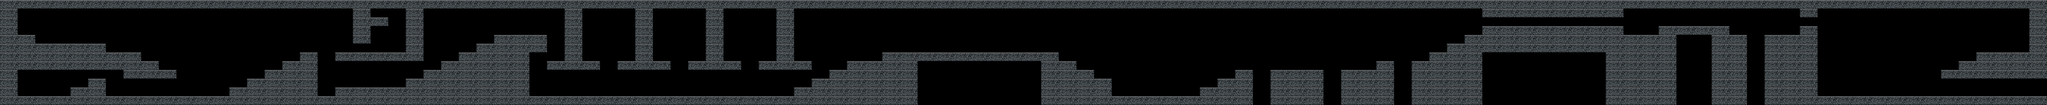

This is a level from a 2D game, rendered from its Tiled map with the project's own tilesets. A one-line summary and the complete map file follow:
An orthogonal 116x12 tile map with 200x100 px tiles, 1 tile layer (Слой тайлов 1), 2 tilesets.

<map version="1.5" tiledversion="1.7.2" orientation="orthogonal" renderorder="right-down" width="116" height="12" tilewidth="200" tileheight="100" infinite="0" nextlayerid="2" nextobjectid="1">
 <tileset firstgid="1" source="platform.tsx" />
 <tileset firstgid="2" source="platform_right.tsx" />
 <layer id="1" name="Слой тайлов 1" width="116" height="12">
  <data encoding="csv">
1,1,1,1,1,1,1,1,1,1,1,1,1,1,1,1,1,1,1,1,1,1,1,1,1,1,1,1,1,1,1,1,1,1,1,1,1,1,1,1,1,1,1,1,1,1,1,1,1,1,1,1,1,1,1,1,1,1,1,1,1,1,1,1,1,1,1,1,1,1,1,1,1,1,1,1,1,1,1,1,1,1,1,1,1,1,1,1,1,1,1,1,1,1,1,1,1,1,1,1,1,1,1,1,1,1,1,1,1,1,1,1,1,1,1,1,
1,0,0,0,0,0,0,0,0,0,0,0,0,0,0,0,0,0,0,0,1,0,0,1,0,0,0,0,0,0,0,0,1,0,0,0,1,0,0,0,1,0,0,0,1,0,0,0,0,0,0,0,0,0,0,0,0,0,0,0,0,0,0,0,0,0,0,0,0,0,0,0,0,0,0,0,0,0,0,0,0,0,0,0,1,1,1,1,1,1,1,1,0,0,0,0,0,0,0,0,0,0,1,0,0,0,0,0,0,0,0,0,0,0,0,1,
1,0,0,0,0,0,0,0,0,0,0,0,0,0,0,0,0,0,0,0,1,1,0,1,0,0,0,0,0,0,0,0,1,0,0,0,1,0,0,0,1,0,0,0,1,0,0,0,0,0,0,0,0,0,0,0,0,0,0,0,0,0,0,0,0,0,0,0,0,0,0,0,0,0,0,0,0,0,0,0,0,0,0,0,0,0,0,0,0,0,0,0,0,0,0,0,0,0,0,0,0,0,0,0,0,0,0,0,0,0,0,0,0,0,0,1,
1,0,0,0,0,0,0,0,0,0,0,0,0,0,0,0,0,0,0,0,1,0,0,1,0,0,0,0,0,0,0,0,1,0,0,0,1,0,0,0,1,0,0,0,1,0,0,0,0,0,0,0,0,0,0,0,0,0,0,0,0,0,0,0,0,0,0,0,0,0,0,0,0,0,0,0,0,0,0,0,0,0,0,0,1,1,1,1,1,1,1,1,0,0,1,1,1,1,0,0,0,0,1,0,0,0,0,0,0,0,0,0,0,0,0,1,
1,1,0,0,0,0,0,0,0,0,0,0,0,0,0,0,0,0,0,0,1,0,0,1,0,0,0,0,1,1,1,0,1,0,0,0,1,0,0,0,1,0,0,0,1,0,0,0,0,0,0,0,0,0,0,0,0,0,0,0,0,0,0,0,0,0,0,0,0,0,0,0,0,0,0,0,0,0,0,0,0,0,0,1,1,1,1,1,1,1,1,1,1,1,1,0,0,1,1,0,1,1,1,0,0,0,0,0,0,0,0,0,0,0,0,1,
1,1,1,1,1,1,0,0,0,0,0,0,0,0,0,0,0,0,0,0,0,0,0,1,0,0,0,1,1,1,1,0,1,0,0,0,1,0,0,0,1,0,0,0,1,0,0,0,0,0,0,0,0,0,0,0,0,0,0,0,0,0,0,0,0,0,0,0,0,0,0,0,0,0,0,0,0,0,0,0,0,0,1,1,1,1,1,1,1,1,1,1,1,1,1,0,0,1,1,0,1,1,1,0,0,0,0,0,0,0,0,0,0,0,0,1,
1,1,1,1,1,1,1,1,0,0,0,0,0,0,0,0,0,1,0,1,1,1,1,1,0,0,1,1,1,1,0,0,1,0,0,0,1,0,0,0,1,0,0,0,1,0,0,0,0,0,1,1,1,1,1,1,1,1,1,1,0,0,0,0,0,0,0,0,0,0,0,0,0,0,0,0,0,0,0,0,0,1,1,1,0,0,0,0,0,0,0,1,1,1,1,0,0,1,1,0,1,1,1,0,0,0,0,0,0,0,0,0,1,1,1,1,
1,1,1,1,1,1,1,1,1,0,0,0,0,0,0,0,1,1,0,0,0,0,0,0,0,1,1,1,1,1,0,1,1,1,0,1,1,1,0,1,1,1,0,1,1,1,0,0,1,1,1,1,0,0,0,0,0,0,0,1,1,0,0,0,0,0,0,0,0,0,0,0,0,0,0,0,0,0,1,0,1,1,1,1,0,0,0,0,0,0,0,1,1,1,1,0,0,1,1,0,1,1,1,0,0,0,0,0,0,0,0,1,1,1,1,1,
1,0,0,0,0,0,0,1,1,1,0,0,0,0,0,1,1,1,0,0,0,0,0,0,1,1,1,1,1,1,0,0,0,0,0,0,0,0,0,0,0,0,0,0,0,0,0,1,1,1,1,1,0,0,0,0,0,0,0,1,1,1,0,0,0,0,0,0,0,0,1,0,1,1,1,0,1,1,1,0,1,1,1,1,0,0,0,0,0,0,0,1,1,1,1,0,0,1,1,0,1,1,1,0,0,0,0,0,0,0,1,1,1,1,1,1,
1,0,0,0,0,1,0,0,0,0,0,0,0,0,1,1,1,1,0,0,0,0,0,1,1,1,1,1,1,1,0,0,0,0,0,0,0,0,0,0,0,0,0,0,0,0,1,1,1,1,1,1,0,0,0,0,0,0,0,1,1,1,1,0,0,0,0,0,0,1,1,0,1,1,1,0,1,1,1,0,1,1,1,1,0,0,0,0,0,0,0,1,1,1,1,0,0,1,1,0,1,1,1,0,0,0,0,0,0,0,0,0,0,0,0,0,
1,0,0,0,1,1,0,0,0,0,0,0,0,1,1,1,1,1,0,1,1,1,1,1,1,1,1,1,1,1,0,0,0,0,0,0,0,0,0,0,0,0,0,0,0,1,1,1,1,1,1,1,0,0,0,0,0,0,0,1,1,1,1,0,0,0,0,0,1,1,1,0,1,1,1,0,1,1,1,0,1,1,1,1,0,0,0,0,0,0,0,1,1,1,1,0,0,1,1,0,1,1,1,0,0,0,0,0,0,0,0,0,0,0,0,0,
1,1,1,1,1,1,1,1,1,1,1,1,1,1,1,1,1,1,1,1,1,1,1,1,1,1,1,1,1,1,1,1,1,1,1,1,1,1,1,1,1,1,1,1,1,1,1,1,1,1,1,1,0,0,0,0,0,0,0,1,1,1,1,1,1,1,1,1,1,1,1,0,1,1,1,0,1,1,1,0,1,1,1,1,0,0,0,0,0,0,0,1,1,1,1,0,0,1,1,0,1,1,1,1,1,1,1,1,1,1,1,1,1,1,1,1
</data>
 </layer>
</map>